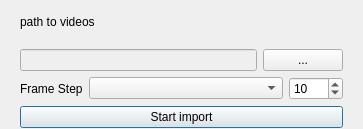
<?xml version="1.0" encoding="UTF-8"?>
<ui version="4.0">
 <class>Dialog</class>
 <widget class="QDialog" name="Dialog">
  <property name="windowModality">
   <enum>Qt::ApplicationModal</enum>
  </property>
  <property name="geometry">
   <rect>
    <x>0</x>
    <y>0</y>
    <width>363</width>
    <height>129</height>
   </rect>
  </property>
  <property name="windowTitle">
   <string>Dialog</string>
  </property>
  <property name="modal">
   <bool>false</bool>
  </property>
  <layout class="QGridLayout" name="gridLayout">
   <property name="leftMargin">
    <number>20</number>
   </property>
   <property name="topMargin">
    <number>1</number>
   </property>
   <property name="rightMargin">
    <number>20</number>
   </property>
   <property name="bottomMargin">
    <number>1</number>
   </property>
   <item row="0" column="0">
    <widget class="QLabel" name="label_1">
     <property name="text">
      <string notr="true">path to videos</string>
     </property>
    </widget>
   </item>
   <item row="2" column="0">
    <layout class="QHBoxLayout" name="horizontalLayout_3">
     <item>
      <widget class="QLabel" name="label">
       <property name="sizePolicy">
        <sizepolicy hsizetype="Maximum" vsizetype="Preferred">
         <horstretch>0</horstretch>
         <verstretch>0</verstretch>
        </sizepolicy>
       </property>
       <property name="text">
        <string>Frame Step</string>
       </property>
      </widget>
     </item>
     <item>
      <widget class="QComboBox" name="comboBox">
       <property name="editable">
        <bool>false</bool>
       </property>
       <property name="currentText">
        <string notr="true"/>
       </property>
       <property name="currentIndex">
        <number>-1</number>
       </property>
       <item>
        <property name="text">
         <string>Elem1</string>
        </property>
       </item>
       <item>
        <property name="text">
         <string>Elem2</string>
        </property>
       </item>
      </widget>
     </item>
     <item>
      <widget class="QSpinBox" name="spinBox">
       <property name="sizePolicy">
        <sizepolicy hsizetype="Maximum" vsizetype="Fixed">
         <horstretch>50</horstretch>
         <verstretch>50</verstretch>
        </sizepolicy>
       </property>
       <property name="minimum">
        <number>1</number>
       </property>
       <property name="maximum">
        <number>1000</number>
       </property>
       <property name="value">
        <number>10</number>
       </property>
      </widget>
     </item>
    </layout>
   </item>
   <item row="3" column="0">
    <widget class="QPushButton" name="pushButton">
     <property name="sizePolicy">
      <sizepolicy hsizetype="Expanding" vsizetype="Fixed">
       <horstretch>0</horstretch>
       <verstretch>0</verstretch>
      </sizepolicy>
     </property>
     <property name="text">
      <string notr="true">Start import</string>
     </property>
    </widget>
   </item>
   <item row="1" column="0">
    <layout class="QHBoxLayout" name="horizontalLayout_1">
     <property name="sizeConstraint">
      <enum>QLayout::SetDefaultConstraint</enum>
     </property>
     <item>
      <widget class="QLineEdit" name="lineEdit">
       <property name="enabled">
        <bool>false</bool>
       </property>
       <property name="sizePolicy">
        <sizepolicy hsizetype="Expanding" vsizetype="Fixed">
         <horstretch>0</horstretch>
         <verstretch>0</verstretch>
        </sizepolicy>
       </property>
       <property name="inputMask">
        <string notr="true"/>
       </property>
       <property name="frame">
        <bool>true</bool>
       </property>
       <property name="readOnly">
        <bool>true</bool>
       </property>
      </widget>
     </item>
     <item>
      <widget class="QPushButton" name="pushButton_10">
       <property name="sizePolicy">
        <sizepolicy hsizetype="Maximum" vsizetype="Fixed">
         <horstretch>0</horstretch>
         <verstretch>0</verstretch>
        </sizepolicy>
       </property>
       <property name="text">
        <string notr="true">...</string>
       </property>
      </widget>
     </item>
    </layout>
   </item>
  </layout>
 </widget>
 <resources/>
 <connections>
  <connection>
   <sender>spinBox</sender>
   <signal>valueChanged(int)</signal>
   <receiver>Dialog</receiver>
   <slot>accept()</slot>
   <hints>
    <hint type="sourcelabel">
     <x>105</x>
     <y>115</y>
    </hint>
    <hint type="destinationlabel">
     <x>181</x>
     <y>64</y>
    </hint>
   </hints>
  </connection>
 </connections>
</ui>
